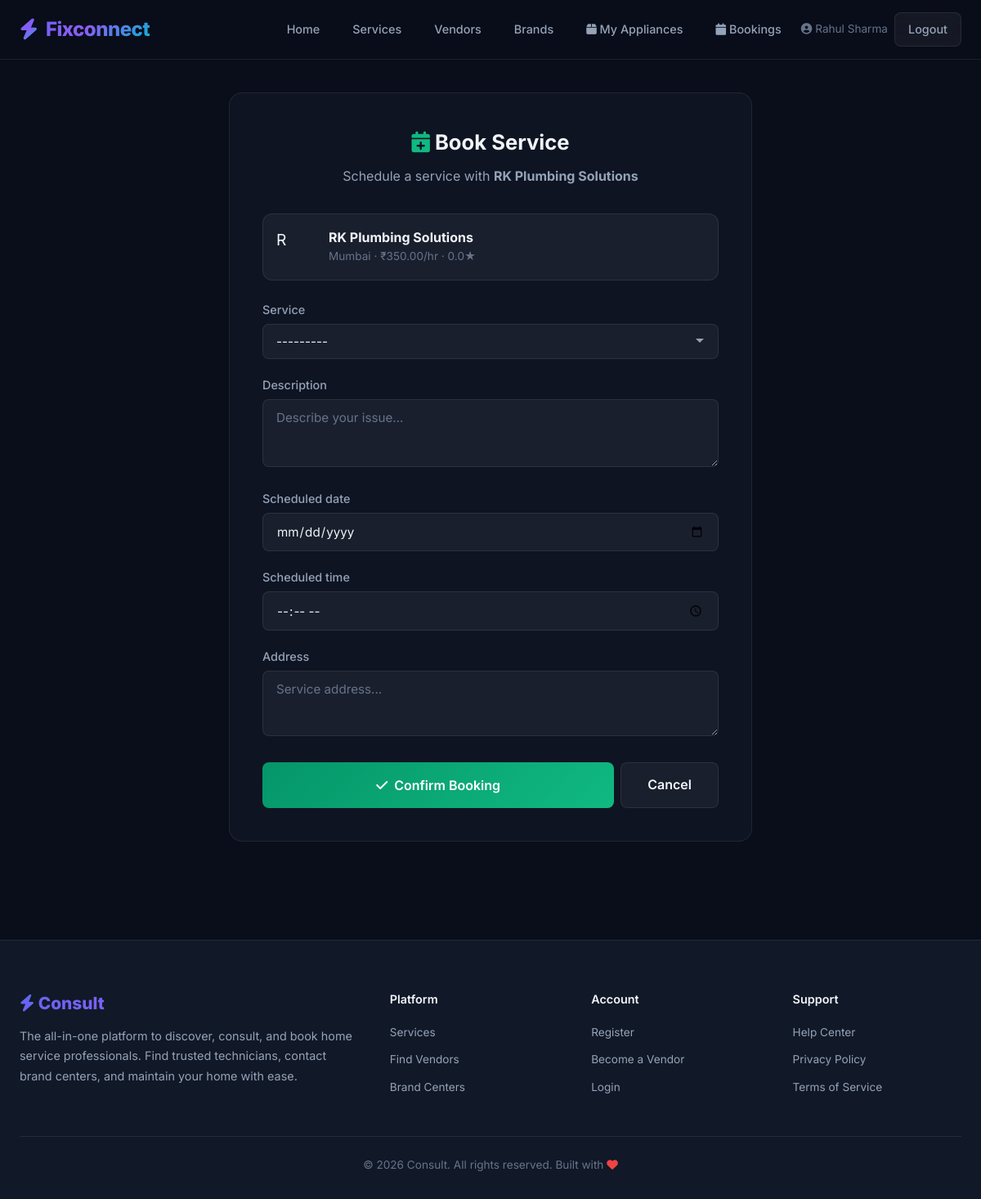
The page /book/1/ (signed in) on the database its author committed.
### service/models.py (models this page shows, shortened)
class User(AbstractUser):
    ROLE_CHOICES = (
        ('customer', 'Customer'),
        ('vendor', 'Vendor'),
        ('admin', 'Admin'),
    )
    role = models.CharField(max_length=10, choices=ROLE_CHOICES, default='customer')
    phone = models.CharField(max_length=15, blank=True)
    city = models.CharField(max_length=100, blank=True)
    area = models.CharField(max_length=100, blank=True)
    profile_image = models.ImageField(upload_to='profiles/', blank=True, null=True)

class VendorProfile(models.Model):
    user = models.OneToOneField(User, on_delete=models.CASCADE, related_name='vendor_profile')
    business_name = models.CharField(max_length=200)
    description = models.TextField(blank=True)
    services = models.ManyToManyField(ServiceCategory, related_name='vendors')
    experience_years = models.PositiveIntegerField(default=0)
    hourly_rate = models.DecimalField(max_digits=8, decimal_places=2, default=0)
    is_verified = models.BooleanField(default=False)
    is_available = models.BooleanField(default=True)
    latitude = models.FloatField(null=True, blank=True)
    longitude = models.FloatField(null=True, blank=True)
    created_at = models.DateTimeField(auto_now_add=True)
    @property
    def average_rating(self):
        reviews = Review.objects.filter(booking__vendor=self)
        if reviews.exists():
            return round(reviews.aggregate(models.Avg('rating'))['rating__avg'], 1)
        return 0.0

### service/views.py (the view)
    def wrapper(request, *args, **kwargs):
        if not request.user.is_authenticated or request.user.role != 'customer':
            messages.error(request, 'Access restricted to customers.')
            return redirect('home')
        return view_func(request, *args, **kwargs)

### service/forms.py
class BookingForm(forms.ModelForm):
    class Meta:
        model = Booking
        fields = ['service', 'description', 'scheduled_date', 'scheduled_time', 'address']
        widgets = {
            'service': forms.Select(attrs={'class': 'form-input'}),
            'description': forms.Textarea(attrs={'class': 'form-input', 'rows': 3, 'placeholder': 'Describe your issue...'}),
            'scheduled_date': forms.DateInput(attrs={'class': 'form-input', 'type': 'date'}),
            'scheduled_time': forms.TimeInput(attrs={'class': 'form-input', 'type': 'time'}),
            'address': forms.Textarea(attrs={'class': 'form-input', 'rows': 2, 'placeholder': 'Service address...'}),
        }

### service/models.py (called while the page is built)
    def __str__(self):
        return self.name

### service/views.py (called while the page is built)
def customer_required(view_func):
    def wrapper(request, *args, **kwargs):
        if not request.user.is_authenticated or request.user.role != 'customer':
            messages.error(request, 'Access restricted to customers.')
            return redirect('home')
        return view_func(request, *args, **kwargs)
    return wrapper

@login_required
@customer_required
def booking_create(request, vendor_pk):
    vendor = get_object_or_404(VendorProfile, pk=vendor_pk)
    if request.method == 'POST':
        form = BookingForm(request.POST)
        if form.is_valid():
            booking = form.save(commit=False)
            booking.customer = request.user
            booking.vendor = vendor
            booking.save()
            messages.success(request, f'Booking request sent to {vendor.business_name}!')
            return redirect('booking_list')
    else:
        form = BookingForm()
        form.fields['service'].queryset = vendor.services.all()
    return render(request, 'booking_form.html', {'form': form, 'vendor': vendor})

### templates/booking_form.html (shortened to what this page needs)
{% extends 'base.html' %}
{% block content %}
<div class="page-wrapper">
  <div class="container">
    <div class="form-card" style="max-width:640px;">
      <h2><i class="fas fa-calendar-plus" style="color:var(--accent-success);"></i> Book Service</h2>
      <p class="subtitle">Schedule a service with <strong>{{ vendor.business_name }}</strong></p>
      <div class="flex items-center gap-2 mb-3" style="padding:16px;background:var(--bg-glass);border-radius:var(--radius-md);border:1px solid var(--border-color);">
        <div class="vendor-avatar" style="margin-bottom:0;width:48px;height:48px;font-size:1.2rem;">
          {{ vendor.user.first_name|first|default:"V" }}
        </div>
        <div>
          <strong>{{ vendor.business_name }}</strong>
          <div style="color:var(--text-muted);font-size:0.85rem;">
            {{ vendor.user.city|default:"" }} · ₹{{ vendor.hourly_rate }}/hr · {{ vendor.average_rating }}★
          </div>
        </div>
      </div>
      <form method="post">
        {% for field in form %}
        <div class="form-group">
          <label for="{{ field.id_for_label }}">{{ field.label }}</label>
          {{ field }}
        </div>
        {% endfor %}
        <div class="flex gap-1 mt-3">
          <button type="submit" class="btn btn-success btn-lg" style="flex:1;">
            <i class="fas fa-check"></i> Confirm Booking
          </button>
          <a href="{% url 'vendor_detail' vendor.pk %}" class="btn btn-secondary btn-lg">Cancel</a>
        </div>
      </form>
    </div>
  </div>
</div>
{% endblock %}

### templates/base.html (shortened to what this page needs)
{% load static %}
<!DOCTYPE html>
<html lang="en">
<head>
  <link rel="stylesheet" href="{% static 'css/style.css' %}">
  <link rel="stylesheet" href="https://cdnjs.cloudflare.com/ajax/libs/font-awesome/6.5.1/css/all.min.css">
</head>
<body>
  <nav class="navbar">
    <div class="navbar-inner">
      <a href="{% url 'home' %}" class="navbar-brand">
        <i class="fas fa-bolt"></i> Fixconnect
      </a>
      <ul class="navbar-links">
        <li><a href="{% url 'home' %}" class="{% if request.resolver_match.url_name == 'home' %}active{% endif %}">Home</a></li>
        <li><a href="{% url 'service_list' %}" class="{% if request.resolver_match.url_name == 'service_list' %}active{% endif %}">Services</a></li>
        <li><a href="{% url 'vendor_list' %}" class="{% if request.resolver_match.url_name == 'vendor_list' %}active{% endif %}">Vendors</a></li>
        <li><a href="{% url 'brand_list' %}" class="{% if request.resolver_match.url_name == 'brand_list' %}active{% endif %}">Brands</a></li>
        {% if user.is_authenticated %}
          {% if user.role == 'customer' %}
            <li><a href="{% url 'appliance_list' %}"><i class="fas fa-box"></i> My Appliances</a></li>
            <li><a href="{% url 'booking_list' %}"><i class="fas fa-calendar"></i> Bookings</a></li>
          {% elif user.role == 'vendor' %}
            <li><a href="{% url 'vendor_dashboard' %}"><i class="fas fa-tachometer-alt"></i> Dashboard</a></li>
          {% elif user.role == 'admin' %}
            <li><a href="{% url 'admin_dashboard' %}"><i class="fas fa-shield-alt"></i> Admin</a></li>
          {% endif %}
          <li class="nav-auth">
            <span style="color:var(--text-muted);font-size:0.85rem;">
              <i class="fas fa-user-circle"></i> {{ user.get_full_name|default:user.username }}
            </span>
            <a href="{% url 'logout' %}" class="btn btn-secondary btn-sm">Logout</a>
          </li>
        {% else %}
          <li class="nav-auth">
            <a href="{% url 'login' %}" class="btn btn-secondary btn-sm">Login</a>
            <a href="{% url 'register_customer' %}" class="btn btn-primary btn-sm">Sign Up</a>
          </li>
        {% endif %}
      </ul>
    </div>
  </nav>
  {% block content %}{% endblock %}
  <footer class="footer">
    <div class="container">
      <div class="footer-grid">
        <div>
          <div class="footer-brand"><i class="fas fa-bolt"></i> Consult</div>
          <p class="footer-about">
            The all-in-one platform to discover, consult, and book home service professionals.
            Find trusted technicians, contact brand centers, and maintain your home with ease.
          </p>
        </div>
        <div>
          <h4>Platform</h4>
          <ul class="footer-links">
            <li><a href="{% url 'service_list' %}">Services</a></li>
            <li><a href="{% url 'vendor_list' %}">Find Vendors</a></li>
            <li><a href="{% url 'brand_list' %}">Brand Centers</a></li>
          </ul>
        </div>
        <div>
          <h4>Account</h4>
          <ul class="footer-links">
            <li><a href="{% url 'register_customer' %}">Register</a></li>
            <li><a href="{% url 'register_vendor' %}">Become a Vendor</a></li>
            <li><a href="{% url 'login' %}">Login</a></li>
          </ul>
        </div>
        <div>
          <h4>Support</h4>
          <ul class="footer-links">
            <li><a href="#">Help Center</a></li>
            <li><a href="#">Privacy Policy</a></li>
            <li><a href="#">Terms of Service</a></li>
          </ul>
        </div>
      </div>
      <div class="footer-bottom">
        &copy; 2026 Consult. All rights reserved. Built with <i class="fas fa-heart" style="color:var(--accent-danger);"></i>
      </div>
    </div>
  </footer>
</body>
</html>

### rows shown on the page
User: get_full_name "Rahul Sharma"
VendorProfile: business_name "RK Plumbing Solutions", user.first_name|first "R", user.city "Mumbai", hourly_rate "350.00", average_rating "0.0"

### other values the page prints
{{ field.label }} "Service" "Description" "Scheduled date" "Scheduled time" "Address"
